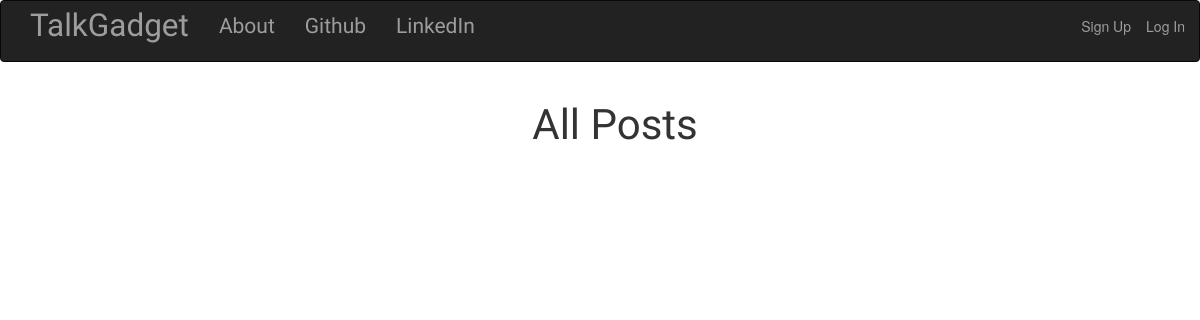
The app's page /posts/, older data.
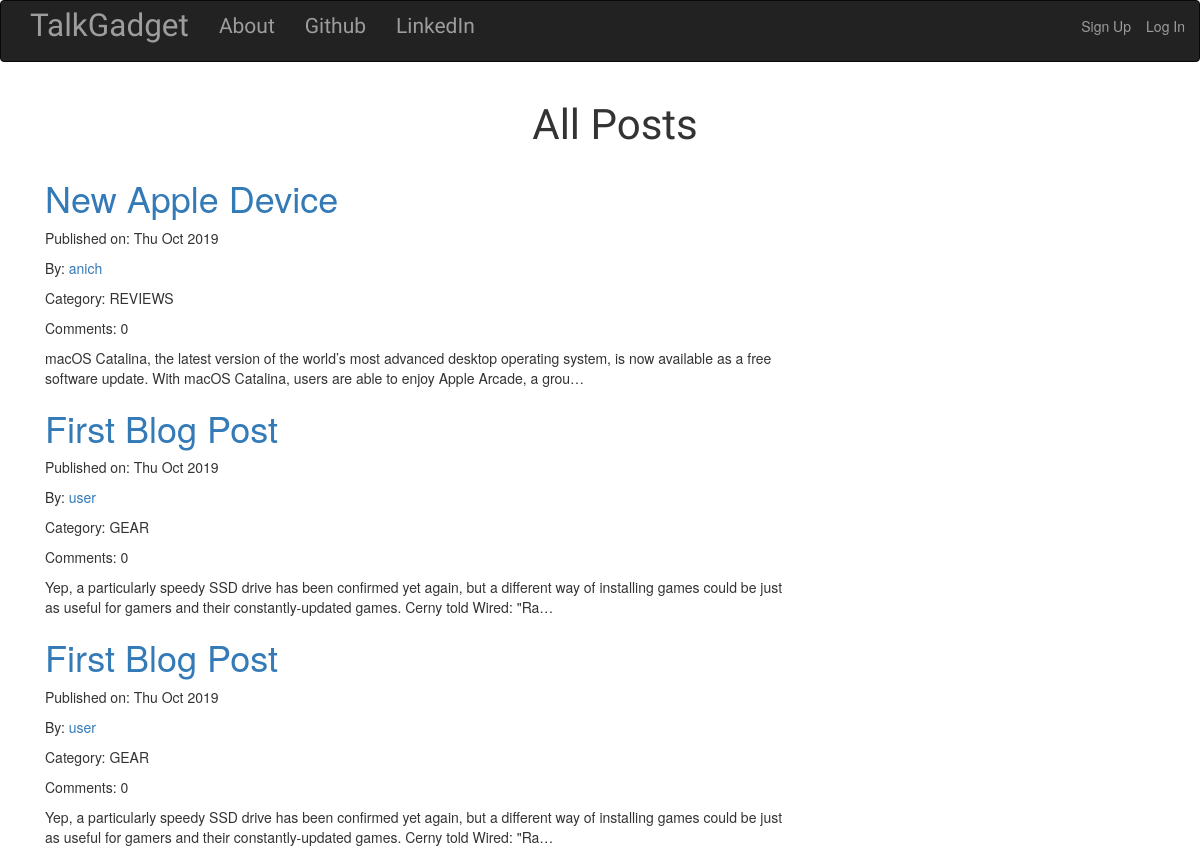
The same page, newer data.
### posts/models.py (models this page shows, shortened)
class Post(models.Model):
    REVIEWS = 'REVIEWS'
    GEAR = 'GEAR'
    GAMING = 'GAMING'
    ENTERTAINMENT = 'ENTERTAINMENT'
    CATEGORY_CHOICES = (
        (REVIEWS, 'Reviews'),
        (GEAR, 'Gear'),
        (GAMING, 'Gaming'),
        (ENTERTAINMENT, 'Entertainment'),
    )
    category = models.CharField(
        max_length=100,
        choices=CATEGORY_CHOICES,
        default=GEAR,
    )
    author = models.ForeignKey(User, related_name="posts")
    title = models.CharField(max_length=200)
    text = models.TextField()
    created_date = models.DateTimeField(default=timezone.now)
    published_date = models.DateTimeField(blank=True, null=True)

### posts/views.py (the view)
class PostListView(SelectRelatedMixin, ListView):
    model = models.Post
    select_related = ("author",)
    def get_queryset(self):
        return models.Post.objects.filter(published_date__lte=timezone.now()).order_by('-published_date')

### posts/templates/posts/post_list.html (shortened to what this page needs)
{% extends "posts/post_base.html" %}
{% block prepost%}
<h1 class="posttitle" >All Posts</h1>
{% endblock %}
{% block post_content %}
  <div class="centerstage">
    <div class="col-md-8">
      {% include "posts/_post.html" %}
    </div>
  </div>
{% endblock %}

### posts/templates/posts/_post.html
{% for post in post_list %}
  <div class="post">
      <h1><a href="{% url 'posts:post_detail' pk=post.pk %}">{{ post.title }}</a></h1>
      <div class="date">
          <p>Published on: {{ post.published_date|date:"D M Y"}}</p>
      </div>
      <p>By: <a href="{%url 'posts:user_post_list' username=post.author.username %}">
        {{post.author.username}}
      </a> </p>
      <p>Category: {{post.category}}</p>
      <p>Comments: {{ post.post_comments.count }} </p>
      <p>{{ post.text|safe|linebreaksbr|truncatechars:200 }}</p>
  </div>
{% endfor %}

Row changes from the older to the newer data that the page shows:
added Post: title "New Apple Device", published_date "Thu Oct 2019", author.username "anich", category "REVIEWS", post_comments.count "0", text "macOS Catalina, the latest version of the world’s most advanced desktop operating system, is now available as a free software update. With macOS Catalina, users are able to enjoy Apple Arcade, a grou…"
added Post: title "First Blog Post", published_date "Thu Oct 2019", author.username "user", category "GEAR", post_comments.count "0", text "Yep, a particularly speedy SSD drive has been confirmed yet again, but a different way of installing games could be just as useful for gamers and their constantly-updated games. Cerny told Wired: \"Ra…"
added Post: title "First Blog Post", published_date "Thu Oct 2019", author.username "user", category "GEAR", post_comments.count "0", text "Yep, a particularly speedy SSD drive has been confirmed yet again, but a different way of installing games could be just as useful for gamers and their constantly-updated games. Cerny told Wired: \"Ra…"
